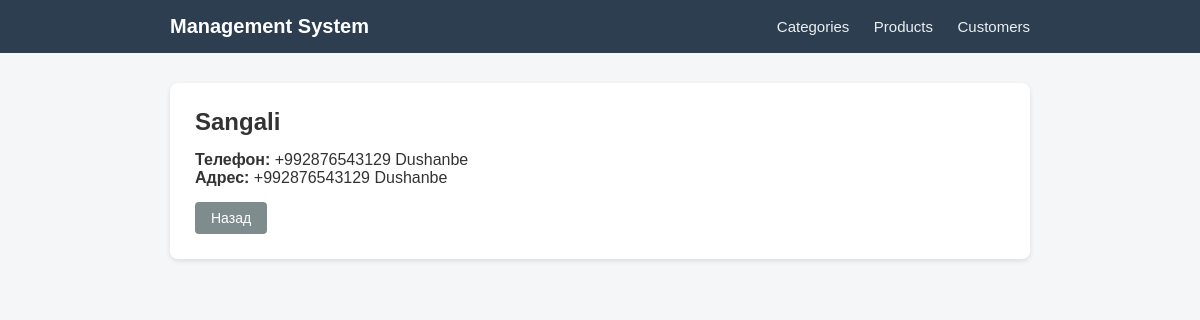
/customers/2/, run on an earlier commit of the app's database.
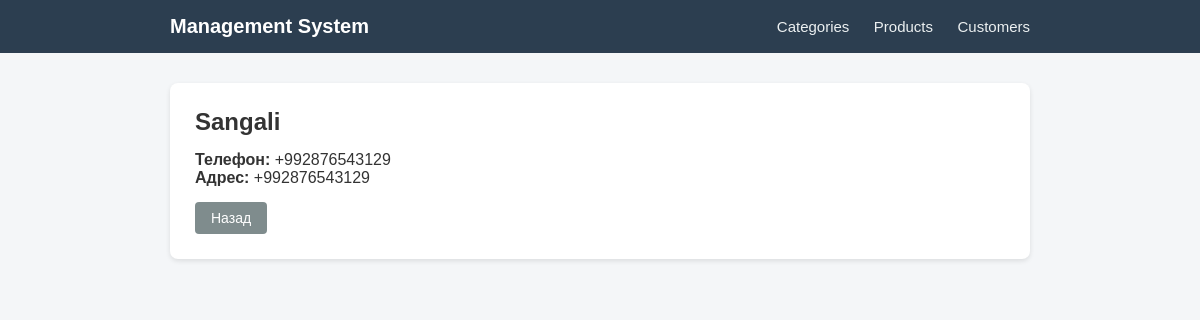
And on a later commit of the database.
### myapp/models.py (models this page shows, shortened)
class Customer(models.Model):
    name = models.CharField(max_length=100)
    phone = models.CharField(max_length=20)
    address = models.TextField()

### myapp/views.py (the view)
# urls.py: path('customers/<int:pk>/', views.customer_detail, name='customer_detail'),
def customer_detail(request, pk):
    customer = Customer.objects.get(pk=pk)
    return render(request, 'customer_detail.html', {'object': customer})

### myapp/templates/customer_detail.html
{% extends 'base.html' %}
{% block content %}
<div class="card">
    <h2>{{ object.name }}</h2>
    <p style="margin-top: 15px;"><strong>Телефон:</strong> {{ object.phone }}</p>
    <p style="margin-bottom: 15px;"><strong>Адрес:</strong> {{ object.address }}</p>
    <a href="{% url 'customer_list' %}" class="btn btn-secondary">Назад</a>
</div>
{% endblock %}

What changed in the data, as far as the page shows it:
changed Customer "Sangali": phone "+992876543129 Dushanbe" → "+992876543129"; address "+992876543129 Dushanbe" → "+992876543129"
